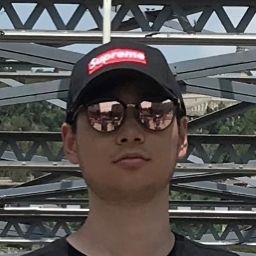
#> input picture code/t4.JPG, 256 x 256 px
$ python cv1.5.py   (older library calls are emulated)
#> lines starting #> are read from the running program, lines starting #| are printed output that depends on the picture
import matplotlib.pyplot as plt
import cv2
import numpy as np

# %%

a = cv2.imread('t4.JPG', 0)  # read the image
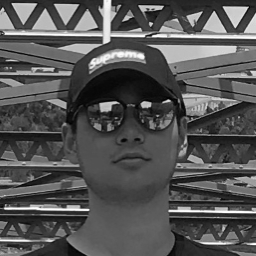
#> a: shape (256, 256); min 1, max 255, mean 84.6


def my_Sobel_filter(src, op):
#> called with op = 'horizontal'
    Mx = np.array([[-1, 0, 1], [-2, 0, 2], [-1, 0, 1]])  # sobel filter in x axis
    My = np.array([[1, 2, 1], [0, 0, 0], [-1, -2, -1]])  # sobel filter in y axis
    dst = np.zeros_like(src)
    for i in range(254):
        for j in range(254):
            my_sum = 0
            for k in range(3):
                for l in range(3):
                    if op == 'vertical':
                        my_sum += (src[i + k, j + l] * Mx[k, l])  # Convolution
                    else:
                        my_sum += (src[i + k, j + l] * My[k, l])
            dst[i + 1, j + 1] = abs(my_sum)  # put convoluted pixels to the blank ndarray
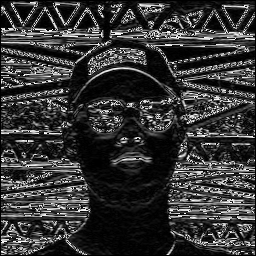
#> dst: shape (256, 256); min 0, max 255, mean 53.3
    return plt.imshow(dst, cmap='gray')  # plot de-noised img


my_Sobel_filter(a, 'horizontal')
plt.title('my horizontal Sobel filter')
plt.show()
# %%

b = cv2.Sobel(a, cv2.CV_64F, 0, 1, ksize=3)
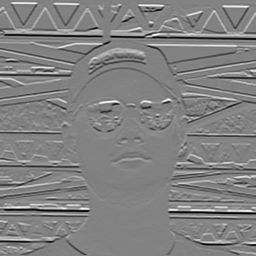
#> b: shape (256, 256) float64; min -877, max 847, mean 0.8; drawn with min black and max white
c = cv2.Sobel(a, cv2.CV_64F, 1, 0, ksize=3)
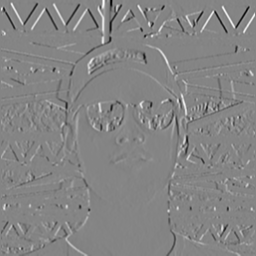
#> c: shape (256, 256) float64; min -800, max 736, mean 0.4; drawn with min black and max white
plt.subplot(1, 2, 1)
plt.title('in build vertical Sobel filter')
plt.imshow(c, cmap='gray')
plt.subplot(1, 2, 2)
plt.title('my vertical Sobel filter')
my_Sobel_filter(a, 'vertical')
#> call 2 of my_Sobel_filter, with op = 'vertical'
#> after the loop in my_Sobel_filter (call 2), `for i in range(254):`:
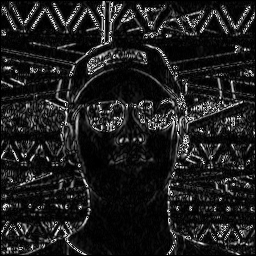
#> dst: shape (256, 256); min 0, max 255, mean 30.2
plt.show()
plt.subplot(1, 2, 1)
plt.title('in build horizontal Sobel filter')
plt.imshow(b, cmap='gray')
plt.subplot(1, 2, 2)
plt.title('my horizontal Sobel filter')
my_Sobel_filter(a, 'horizontal')  # compare the build-in function and my function
plt.show()

$ run again, with code/t3.jpg copied over code/t4.JPG
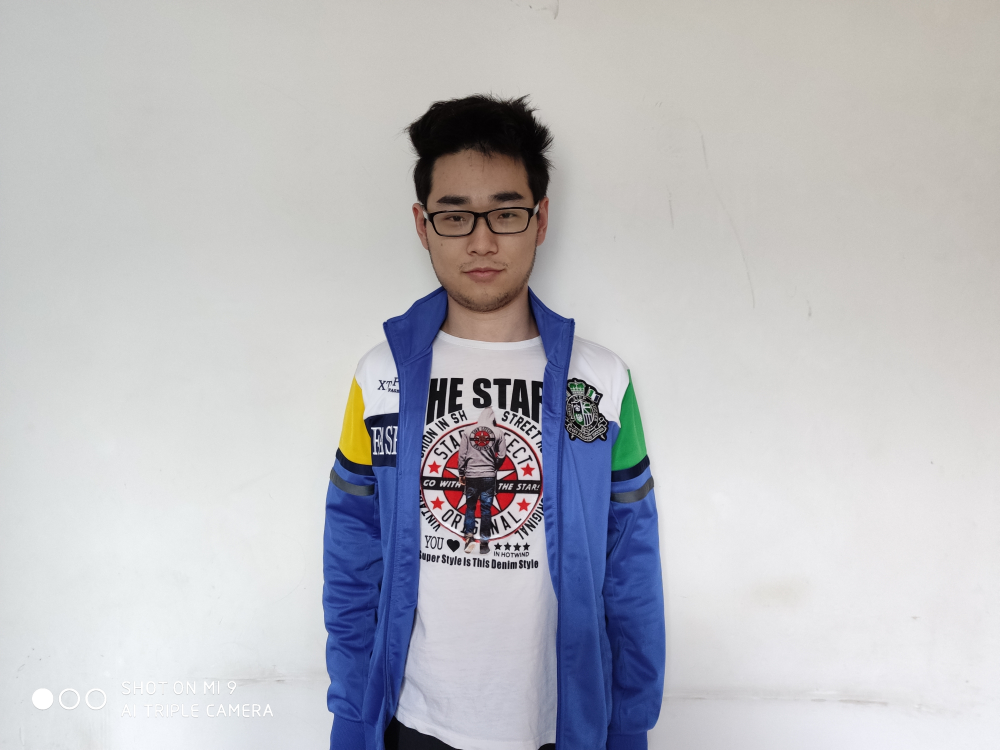
#> input picture code/t3.jpg, 4000 x 3000 px (shown at 1/4 size)
#> `b = cv2.Sobel(a, cv2.CV_64F, 0, 1, ksize=3)`:
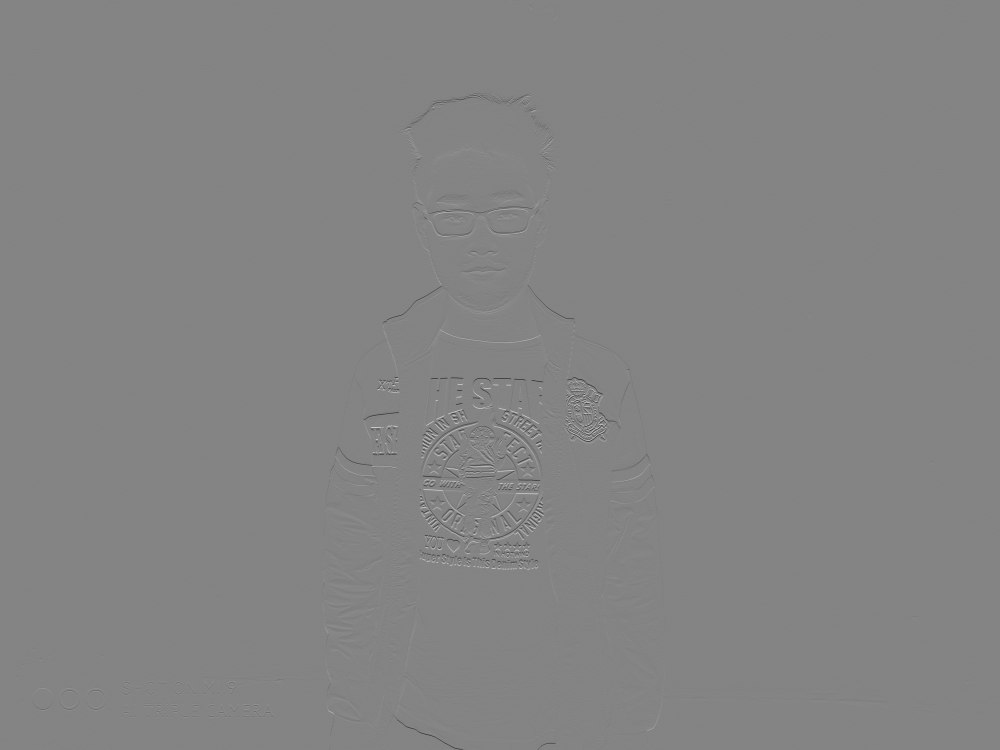
#> b: shape (3000, 4000) float64 (shown at 1/4 size); min -808, max 752, mean 0; drawn with min black and max white
#> `plt.show()`:
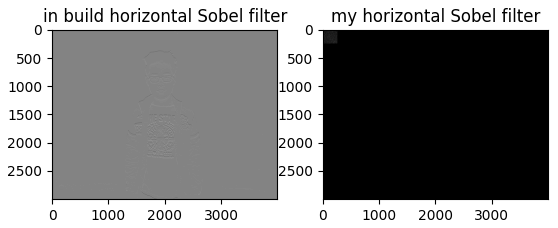
#> figure drawn by matplotlib, 2 panels
